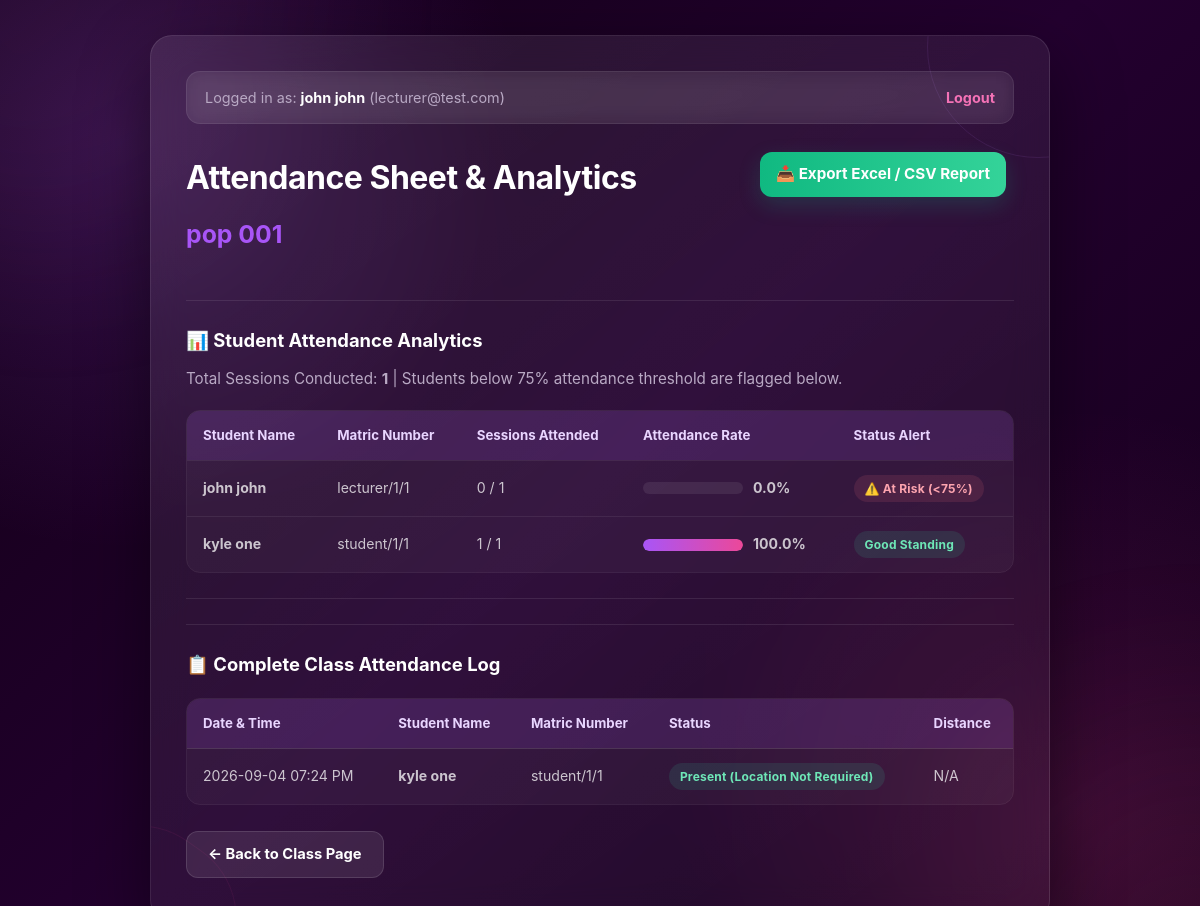
The app's page /class/1/attendance-history (signed in) with its own data.
### models.py (models this page shows)
class User(db.Model):
    id = db.Column(db.Integer, primary_key=True)
    name = db.Column(db.String(100), nullable=False)
    matric_number = db.Column(
        db.String(50),
        unique=True,
        nullable=False
    )
    email = db.Column(
        db.String(120),
        unique=True,
        nullable=False
    )
    password = db.Column(
        db.String(255),
        nullable=False
    )

class Class(db.Model):
    id = db.Column(
        db.Integer,
        primary_key=True
    )
    name = db.Column(
        db.String(100),
        nullable=False
    )
    class_code = db.Column(
        db.String(20),
        unique=True,
        nullable=False
    )
    owner_id = db.Column(
        db.Integer,
        db.ForeignKey("user.id"),
        nullable=False
    )
    latitude = db.Column(
        db.Float,
        nullable=True
    )
    longitude = db.Column(
        db.Float,
        nullable=True
    )
    radius_meters = db.Column(
        db.Float,
        nullable=True,
        default=50.0
    )

class ClassMembership(db.Model):
    id = db.Column(
        db.Integer,
        primary_key=True
    )
    user_id = db.Column(
        db.Integer,
        db.ForeignKey("user.id"),
        nullable=False
    )
    class_id = db.Column(
        db.Integer,
        db.ForeignKey("class.id"),
        nullable=False
    )
    role = db.Column(
        db.String(20),
        nullable=False,
        default="member"
    )
    user = db.relationship(
        "User",
        backref="class_memberships"
    )
    class_obj = db.relationship(
        "Class",
        backref="memberships"
    )

class AttendanceRecord(db.Model):
    id = db.Column(
        db.Integer,
        primary_key=True
    )
    class_id = db.Column(
        db.Integer,
        db.ForeignKey("class.id"),
        nullable=False
    )
    session_id = db.Column(
        db.Integer,
        db.ForeignKey("attendance_session.id"),
        nullable=False
    )
    user_id = db.Column(
        db.Integer,
        db.ForeignKey("user.id"),
        nullable=False
    )
    timestamp = db.Column(
        db.DateTime,
        nullable=False,
        default=datetime.now
    )
    status = db.Column(
        db.String(50),
        nullable=False
    )
    student_lat = db.Column(
        db.Float,
        nullable=True
    )
    student_lng = db.Column(
        db.Float,
        nullable=True
    )
    distance_meters = db.Column(
        db.Float,
        nullable=True
    )
    user = db.relationship(
        "User",
        backref="attendance_records"
    )
    class_obj = db.relationship(
        "Class",
        backref="attendance_records"
    )
    session = db.relationship(
        "AttendanceSession",
        backref="attendance_records"
    )

### app.py (the view, shortened to what this page needs)
@app.route("/class/<int:class_id>/attendance-history")
def attendance_history(class_id):
    if "user_id" not in session:
        return redirect(url_for("login"))
    user = User.query.get(session["user_id"])
    class_obj = Class.query.get(class_id)
    if class_obj is None:
        return class_not_found_response()
    membership = ClassMembership.query.filter_by(
        user_id=user.id, class_id=class_id
    ).first()
    if not membership:
        return "Access denied."
    if membership.role == "owner":
        total_sessions = AttendanceSession.query.filter_by(class_id=class_id).count()
        records = AttendanceRecord.query.filter_by(
            class_id=class_id
        ).order_by(AttendanceRecord.timestamp.desc()).all()
        members = ClassMembership.query.filter_by(class_id=class_id).all()
        student_analytics = []
        for m in members:
            attended_count = AttendanceRecord.query.filter(
                AttendanceRecord.class_id == class_id,
                AttendanceRecord.user_id == m.user_id,
                AttendanceRecord.status.like("%Present%")
            ).count()
            rate = (attended_count / total_sessions * 100.0) if total_sessions > 0 else 100.0
            student_analytics.append({
                "user": m.user,
                "role": m.role,
                "attended": attended_count,
                "total": total_sessions,
                "rate": round(rate, 1),
                "is_low": rate < 75.0 and total_sessions > 0
            })
    else:
        return "Access denied."
    return render_template(
        "attendance_history.html",
        user=user,
        class_obj=class_obj,
        membership=membership,
        records=records,
        members=members,
        total_sessions=total_sessions,
        student_analytics=student_analytics
    )

### templates/attendance_history.html (shortened to what this page needs)
<!DOCTYPE html>
<html lang="en">
<head>
    <link rel="stylesheet" href="{{ url_for('static', filename='style.css') }}">
</head>
<body>
    <div class="container">
        <div class="header-banner">
            <div>Logged in as: <strong>{{ user.name }}</strong> ({{ user.email }})</div>
            <div><a href="{{ url_for('logout') }}">Logout</a></div>
        </div>
        <div style="display: flex; justify-content: space-between; align-items: flex-start; flex-wrap: wrap; gap: 10px;">
            <div>
                <h1>Attendance Sheet & Analytics</h1>
                <h2 style="color: var(--primary); margin-top: 0;">{{ class_obj.name }}</h2>
            </div>
            {% if membership.role == 'owner' %}
                <div>
                    <a href="{{ url_for('export_csv', class_id=class_obj.id) }}" class="btn btn-success" style="font-size: 0.95rem; padding: 10px 16px;">
                        📥 Export Excel / CSV Report
                    </a>
                </div>
            {% endif %}
        </div>
        <hr>
        {% if membership.role == 'owner' %}
            <h3>📊 Student Attendance Analytics</h3>
            <p style="color: var(--text-muted); font-size: 0.95rem;">
                Total Sessions Conducted: <strong>{{ total_sessions }}</strong> | Students below 75% attendance threshold are flagged below.
            </p>
            {% if student_analytics %}
                <div class="table-responsive">
                    <table>
                        <thead>
                            <tr>
                                <th>Student Name</th>
                                <th>Matric Number</th>
                                <th>Sessions Attended</th>
                                <th>Attendance Rate</th>
                                <th>Status Alert</th>
                            </tr>
                        </thead>
                        <tbody>
                            {% for stat in student_analytics %}
                                <tr>
                                    <td><strong>{{ stat.user.name }}</strong></td>
                                    <td>{{ stat.user.matric_number }}</td>
                                    <td>{{ stat.attended }} / {{ stat.total }}</td>
                                    <td>
                                        <div style="display: flex; align-items: center; gap: 10px;">
                                            <div class="progress-container" style="width: 100px; margin:0;">
                                                <div class="progress-bar" style="width: {{ stat.rate }}%; background-color: {% if stat.is_low %}var(--danger){% else %}var(--success){% endif %};"></div>
                                            </div>
                                            <span><strong>{{ stat.rate }}%</strong></span>
                                        </div>
                                    </td>
                                    <td>
                                        {% if stat.is_low %}
                                            <span class="badge badge-denied">⚠️ At Risk (&lt;75%)</span>
                                        {% else %}
                                            <span class="badge badge-present">Good Standing</span>
                                        {% endif %}
                                    </td>
                                </tr>
                            {% endfor %}
                        </tbody>
                    </table>
                </div>
            {% endif %}
            <hr>
            <hr>
            <h3>📋 Complete Class Attendance Log</h3>
        {% else %}
            <h3>📋 My Attendance Records</h3>
        {% endif %}
        {% if records %}
            <div class="table-responsive">
                <table>
                    <thead>
                        <tr>
                            <th>Date & Time</th>
                            {% if membership.role == 'owner' %}
                                <th>Student Name</th>
                                <th>Matric Number</th>
                            {% endif %}
                            <th>Status</th>
                            <th>Distance</th>
                        </tr>
                    </thead>
                    <tbody>
                        {% for record in records %}
                            <tr>
                                <td>{{ record.timestamp.strftime('%Y-%m-%d %I:%M %p') }}</td>
                                {% if membership.role == 'owner' %}
                                    <td><strong>{{ record.user.name }}</strong></td>
                                    <td>{{ record.user.matric_number }}</td>
                                {% endif %}
                                <td>
                                    {% if 'Present' in record.status %}
                                        <span class="badge badge-present">{{ record.status }}</span>
                                    {% else %}
                                        <span class="badge badge-denied">{{ record.status }}</span>
                                    {% endif %}
                                </td>
                                <td>
                                    {% if record.distance_meters is not none %}
                                        {{ "%.1f"|format(record.distance_meters) }}m
                                    {% else %}
                                        N/A
                                    {% endif %}
                                </td>
                            </tr>
                        {% endfor %}
                    </tbody>
                </table>
            </div>
        {% else %}
            <p style="color: var(--text-muted); font-style: italic;">No attendance records logged yet.</p>
        {% endif %}
        <br>
        <a href="{{ url_for('class_page', class_id=class_obj.id) }}" class="btn btn-secondary">← Back to Class Page</a>
    </div>
</body>
</html>

### records on screen
User: name "john john", email "lecturer@test.com"
Class: name "pop 001"
ClassMembership: user.name "john john", user.matric_number "lecturer/1/1", attended "0", total "1", rate "0.0", shows "⚠️ At Risk (<75%)"
ClassMembership: user.name "kyle one", user.matric_number "student/1/1", attended "1", total "1", rate "100.0", shows "Good Standing"
AttendanceRecord: timestamp "2026-09-04 07:24 PM", user.name "kyle one", user.matric_number "student/1/1", status "Present (Location Not Required)", shows "N/A"

### other values on screen
{{ total_sessions }} "1"
